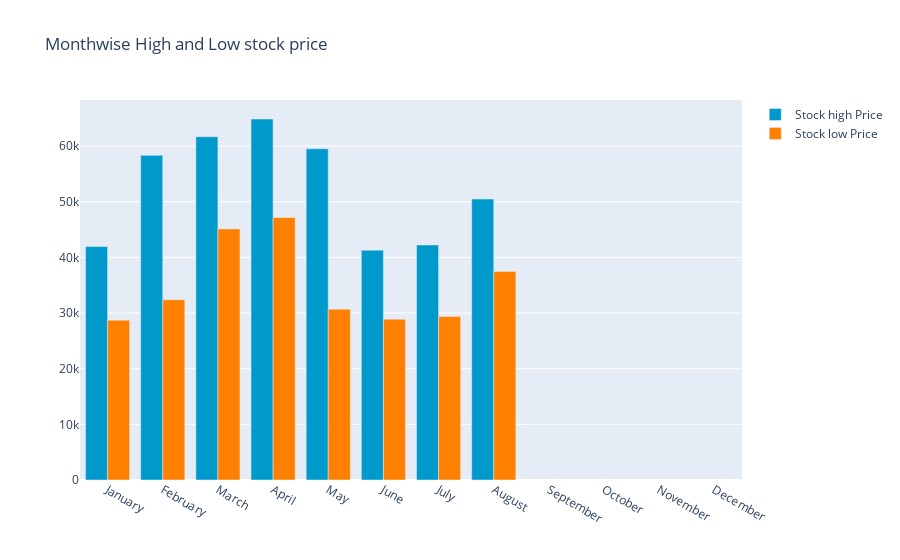

The notebook cell saved with this chart:
### Code cell
y_2021.groupby(y_2021['date'].dt.strftime('%B'))['low'].min()
monthvise_high = y_2021.groupby(data['date'].dt.strftime('%B'))['high'].max()
monthvise_high = monthvise_high.reindex(new_order, axis=0)

monthvise_low = y_2021.groupby(y_2021['date'].dt.strftime('%B'))['low'].min()
monthvise_low = monthvise_low.reindex(new_order, axis=0)

fig = go.Figure()
fig.add_trace(go.Bar(
    x=monthvise_high.index,
    y=monthvise_high,
    name='Stock high Price',
    marker_color='rgb(0, 153, 204)'
))
fig.add_trace(go.Bar(
    x=monthvise_low.index,
    y=monthvise_low,
    name='Stock low Price',
    marker_color='rgb(255, 128, 0)'
))

fig.update_layout(barmode='group', 
                  title=' Monthwise High and Low stock price')
fig.show()

### Figure 1 — Plotly figure (JSON) as saved in the notebook; plotly's stock layout.template omitted (floating-point values rounded to 4 significant figures)
{"data": [{"marker": {"color": "rgb(0, 153, 204)"}, "name": "Stock high Price", "type": "bar", "x": ["January", "February", "March", "April", "May", "June", "July", "August", "September", "October", "November", "December"], "y": [41950.0, 58330.0, 61680.0, 64860.0, 59520.0, 41300.0, 42240.0, 50480.0, null, null, null, null]}, {"marker": {"color": "rgb(255, 128, 0)"}, "name": "Stock low Price", "type": "bar", "x": ["January", "February", "March", "April", "May", "June", "July", "August", "September", "October", "November", "December"], "y": [28720.0, 32380.0, 45120.0, 47160.0, 30680.0, 28890.0, 29360.0, 37460.0, null, null, null, null]}], "layout": {"barmode": "group", "title": {"text": " Monthwise High and Low stock price"}}}
